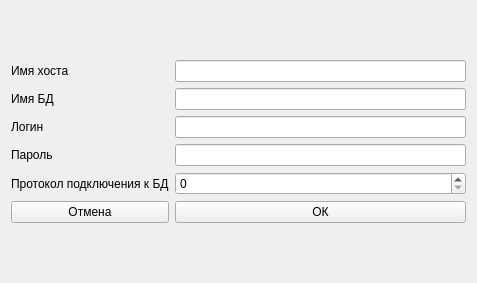
<?xml version="1.0" encoding="UTF-8"?>
<ui version="4.0">
 <class>Form</class>
 <widget class="QWidget" name="Form">
  <property name="geometry">
   <rect>
    <x>0</x>
    <y>0</y>
    <width>477</width>
    <height>283</height>
   </rect>
  </property>
  <property name="windowTitle">
   <string>Form</string>
  </property>
  <layout class="QGridLayout" name="gridLayout_2">
   <item row="0" column="0">
    <layout class="QGridLayout" name="gridLayout">
     <item row="3" column="0">
      <widget class="QLabel" name="lb_password">
       <property name="text">
        <string>Пароль</string>
       </property>
      </widget>
     </item>
     <item row="0" column="1">
      <widget class="QLineEdit" name="ln_hostName">
       <property name="text">
        <string/>
       </property>
      </widget>
     </item>
     <item row="1" column="0">
      <widget class="QLabel" name="lb_dataBaseName">
       <property name="text">
        <string>Имя БД</string>
       </property>
      </widget>
     </item>
     <item row="3" column="1">
      <widget class="QLineEdit" name="ln_password">
       <property name="text">
        <string/>
       </property>
      </widget>
     </item>
     <item row="4" column="1">
      <widget class="QSpinBox" name="sb_connectionProtocol"/>
     </item>
     <item row="1" column="1">
      <widget class="QLineEdit" name="ln_dataBaseName">
       <property name="text">
        <string/>
       </property>
      </widget>
     </item>
     <item row="2" column="1">
      <widget class="QLineEdit" name="ln_login">
       <property name="text">
        <string/>
       </property>
      </widget>
     </item>
     <item row="5" column="0">
      <widget class="QPushButton" name="pb_cancel">
       <property name="text">
        <string>Отмена</string>
       </property>
      </widget>
     </item>
     <item row="2" column="0">
      <widget class="QLabel" name="lb_login">
       <property name="text">
        <string>Логин</string>
       </property>
      </widget>
     </item>
     <item row="0" column="0">
      <widget class="QLabel" name="lb_hostName">
       <property name="text">
        <string>Имя хоста</string>
       </property>
      </widget>
     </item>
     <item row="4" column="0">
      <widget class="QLabel" name="lb_connectionProtocol">
       <property name="text">
        <string>Протокол подключения к БД</string>
       </property>
      </widget>
     </item>
     <item row="5" column="1">
      <widget class="QPushButton" name="pb_ok">
       <property name="text">
        <string>ОК</string>
       </property>
      </widget>
     </item>
    </layout>
   </item>
  </layout>
 </widget>
 <resources/>
 <connections/>
</ui>
